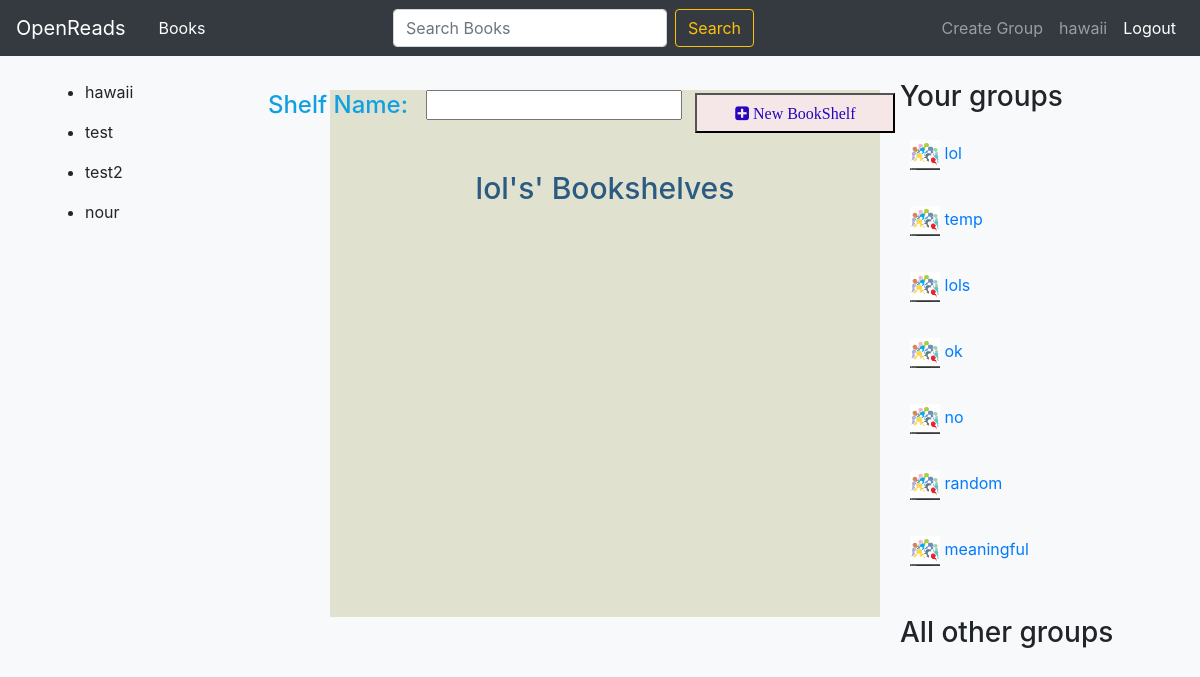
Screenshot of /group/1/ (signed in) with the database file from the repository.
### UserGroups/models.py (models this page shows, shortened)
class UserGroup(models.Model):
    group_name = models.CharField(max_length=200)
    group_description = models.TextField(blank=True)
    group_pic = models.ImageField(upload_to=get_image_path, blank=True, null=True)
    group_genre = models.ManyToManyField(Genre, blank=True)
    group_creator = models.ForeignKey(User, related_name='owner', on_delete=models.CASCADE)
    group_members = models.ManyToManyField(User, related_name='my_groups', blank=True)

### UserGroups/views.py (the view)
# urls.py: re_path(r'(?P<id>[0-9]+)/$', views.details, name = "details"),
def details(request, id, argsDict = None):
    group = UserGroup.objects.filter(id=id).all()[0]
    groupMember= group.group_members.all()
    shelves = Groupshelf.objects.filter(group=group).all()
    groupMessages = Message.objects.filter(group_id=id)
    myGroups = request.user.my_groups.all()
    otherGroups = set(UserGroup.objects.all()).difference(set(myGroups))
    join = True
    if request.user in groupMember:
        join = False
    if argsDict is not None:
        form = argsDict['form']
    else:
        form = AddGroupShelfForm()
    args = {'groupMembers':groupMember,
            'shelves':shelves,
                'groupMessages':groupMessages,
                'myGroups':myGroups,
                'allGroups':otherGroups,
                'group':group,
                'join':join,
                'form':form}
    return render(request, 'groups/groupInfo.html', args)

### UserGroups/forms.py (shortened to what this page needs)
class AddGroupShelfForm(forms.Form):
    def __init__(self, *args, **kwargs):
         if len(args)>1:
            self.group = int(args[1])
         kwargs.pop('group',None)
         super(AddGroupShelfForm, self).__init__(*args, **kwargs)
    name = forms.CharField(label="Shelf Name",min_length=4, max_length=256)
    class Meta:
        model = Groupshelf
        fields = (
            'name'
        )

### UserGroups/templates/groups/groupInfo.html (shortened to what this page needs)
{% extends "base.html" %}
{% load poll_extras %}
{% block content %}
<br>
<div class="container">
    <div class="row">
        <div class="col-3">
<div>
    {% for members in groupMembers %}
    <ul>
        <li>
            {{members.username}}
        </li>
    </ul>
    {% endfor %}
</div>
        </div>
        <div class="col-6">
<div class="left-element"
    style="background-color:#e1e1d0;left:0; height:90%;width:550px;margin:0 auto;padding-bottom: 10px;">
    <div class="scrollable" style="max-height: 50%;">
        <div class="class1" style="width:100%;height:80px">
            <form action="/group/createShelf/" method="post"
                style="color:rgb(17, 160, 226);margin-left:60px;margin-top:10px;" class="col-md-4">
                {% for field in form %}
                <div style="display:flex; flex-direction: row; justify-content: center; align-items: center">
                    <h4 style="white-space: nowrap;margin-left: 200px;">{{ field.label_tag}}</h4>
                    &nbsp;&nbsp;&nbsp;&nbsp;<p style="color:rgb(24, 1, 1);">{{field}}</p>
                    {% endfor %}&nbsp;&nbsp;&nbsp;
                    <div style="padding:0;">
                        <button type="submit"
                            style="white-space: nowrap;background-color:rgb(245, 231, 231);color:rgb(39, 5, 192);width:200px;height:40px;"><i
                                class="fa fa-plus-square"> New BookShelf</i></button>
                    </div>
                </div>
            </form>
        </div>
    </div>
    <a href="/group/shelves/{{group.id}}">
        <div class="class1" style="width:100%;height:50px; text-align: center;">
            <h1 style="font-size: 30px; color: #2b5b81;">{{ group.group_name }}'s' Bookshelves</h1>
        </div>
    </a>
</div>
        </div>
        <div class="col-3">
<div>
    {% if myGroups or allGroups %}
    <div class="right-element">
        <div class="scrollable" style="max-height: 50%;">
            <div class="class1" style="height:50px;">
                <h3>Your groups</h3>
            </div>
            {% for group in myGroups %}
            <ul class="class1"
                style="width:100%;list-style-type:none;padding-left: 10px;height:50px;padding-top: 10px;">
                <a href="/group/{{ group.id }}/">
                    <li>
                        {% if group.group_pic %}
                        <img src="{{ group.group_pic.url }}" height="30" width="30">
                        {% else %}
                        <img src="media/default.jpg" height="30" width="30">
                        {% endif %}{{ group.group_name }}
                    </li>
                </a>
            </ul>
            {% endfor %}
        </div>
        <div class="scrollable" style="max-height: 50%;">
            <div class="class1" style="height:50px;">
                <h3>All other groups</h3>
            </div>
        </div>
    </div>
    {% endif %}
</div>
{% endblock %}

### Books/templates/base.html (shortened to what this page needs)
{% load static %}
<!DOCTYPE html>
<html lang="en">
<head>
    <link rel="stylesheet" href="https://stackpath.bootstrapcdn.com/bootstrap/4.3.1/css/bootstrap.min.css"
>
    <link href="https://cdnjs.cloudflare.com/ajax/libs/font-awesome/4.7.0/css/font-awesome.min.css" rel="stylesheet">
</head>
<body class="bg-light">
    <nav class="navbar sticky-top navbar-expand-lg navbar-dark bg-dark text-light">
    <a class="navbar-brand" href="/">OpenReads</a>
    <div class="collapse navbar-collapse" id="navbarSupportedContent">
        <ul class='navbar-nav'>
            <li class="nav-item active">
                <a class="nav-link" href="/books">&nbsp; Books</a>
            </li>
        </ul>
        <div class="ml-auto mr-auto">
            <form class="form-inline my-2 my-lg-0" id="search" method='get' action="/books/search/">
                <input class="form-control mr-sm-2" type="search" id="search_input" name="in" placeholder="Search Books" aria-label="Search">
                <button class="btn btn-outline-warning my-2 my-sm-0" type="submit">Search</button>
            </form>
        </div>
        <ul class="navbar-nav mr-right">
            {% if user.is_authenticated %}
            <li class="nav-item-active">
                <a class="nav-link" href="/group/create">Create Group</a>
            </li>
            <li class="nav-item-active">
                <a class="nav-link" href="/user/account">{{ request.user.username }}</a>
            </li>
            <li class="nav-item active">
                <a class="nav-link" href="/user/logout">Logout</a>
            </li>
            {% endif %}
        </ul>
    </div>
</nav>
{% block content %}
{% endblock %}
</body>
</html>

### rows the page displays
UserGroup: group_name "lol"
UserGroup: group_name "temp"
UserGroup: group_name "lols"
UserGroup: group_name "ok"
UserGroup: group_name "no"
UserGroup: group_pic (placeholder picture), group_name "random"
UserGroup: group_name "meaningful"

### other values shown
{{ request.user.username }} "hawaii"
{{ members.username }} "hawaii"
{{ members.username }} "test"
{{ members.username }} "test2"
{{ members.username }} "nour"
{{ field.label_tag }} "Shelf Name:"
